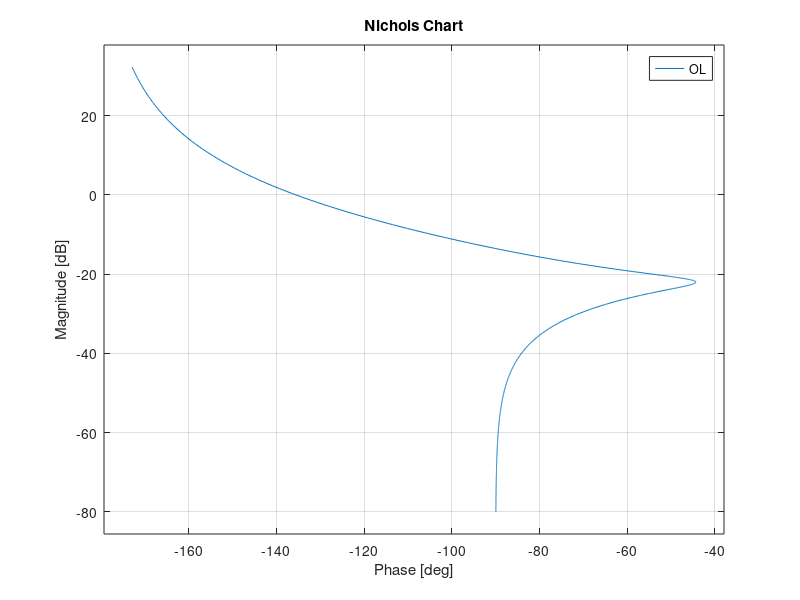

Write MATLAB code to recreate this figure. (Note: this script raises an error after producing the figure.)

close all
clc
clearvars


rho = 1.23; 
Cd =10;
A=1;
m=1;


Kp = 2;
Kd =1;
Ki = .5;


%% Math

Do = rho*Cd*A/m;



Plant = tf(1,[1 Do 0])

Control = tf([Kd Kp Ki],[1 0])

OL = minreal( Control * Plant )
CL = minreal( OL / (1 + OL ) )

figure
nichols(OL)

figure
VM = nyquistAnalysis(OL)

figure
step(CL)

